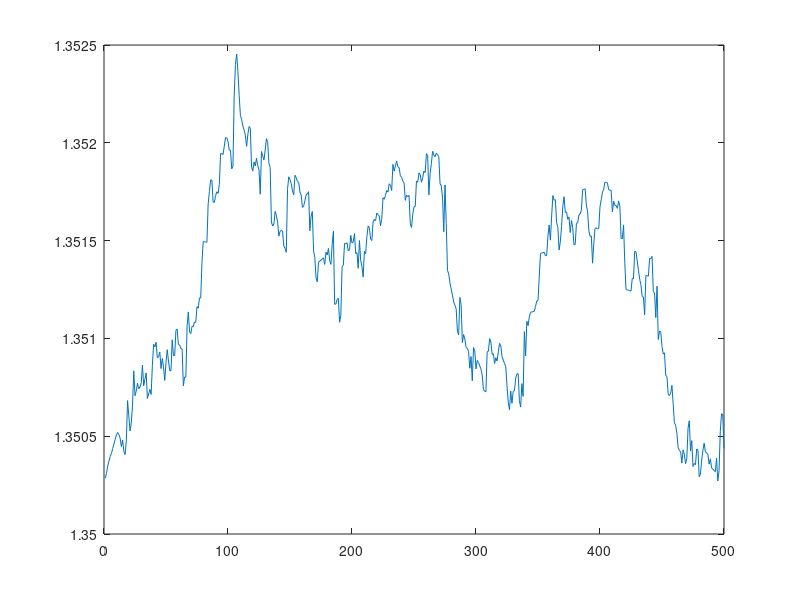

This chart was generated by the following MATLAB code:
#Script for generating Random Currency Signal from LEngth, initial value and variation parameter
#Created by: (Olivier Sirois)

clear

StartConstant = 1.35;
TotalLength = 500;
VariationParameter = 1;
NumDerivatives = 20*VariationParameter;

#FinalValue(1:TotalLength) = StartConstant;

Duration(1:NumDerivatives) = 0;
FinalValue(1:TotalLength) = StartConstant;
Difference = 0;
ControlParameter = StartConstant;
ControlDifference = 0;
ControlDuration = 0;



for j = 1:TotalLength
  
  if j == 1
    FinalValue(j) = StartConstant;
  elseif j != 1
    FinalValue(j) = FinalValue(j-1) + ControlDifference;
  endif
  
  if ControlDuration == 0
    ControlDuration = ceil([0,abs(normrnd(0.1*TotalLength,0.02*TotalLength))])(2);
    ControlDifference = normrnd((ControlParameter - FinalValue(j))*0.5,VariationParameter*0.0005)/ControlDuration;
  elseif ControlDuration != 0
    ControlDuration = ControlDuration - 1;
  endif
  
  for i = 1:NumDerivatives
  
    if Duration(i) > 0
      Duration(i) = Duration(i) - 1;   
      
    elseif Duration(i) == 0
      Duration(i) = ceil([0,abs(normrnd((i)*VariationParameter,(NumDerivatives-i)))])(2);
      FinalValue(j) = FinalValue(j) + normrnd((ControlParameter-FinalValue(j))*0.00007*VariationParameter, 0.00007*VariationParameter);
      
      
      endif  
         
    endfor

  endfor  

plot(1:TotalLength, FinalValue)
